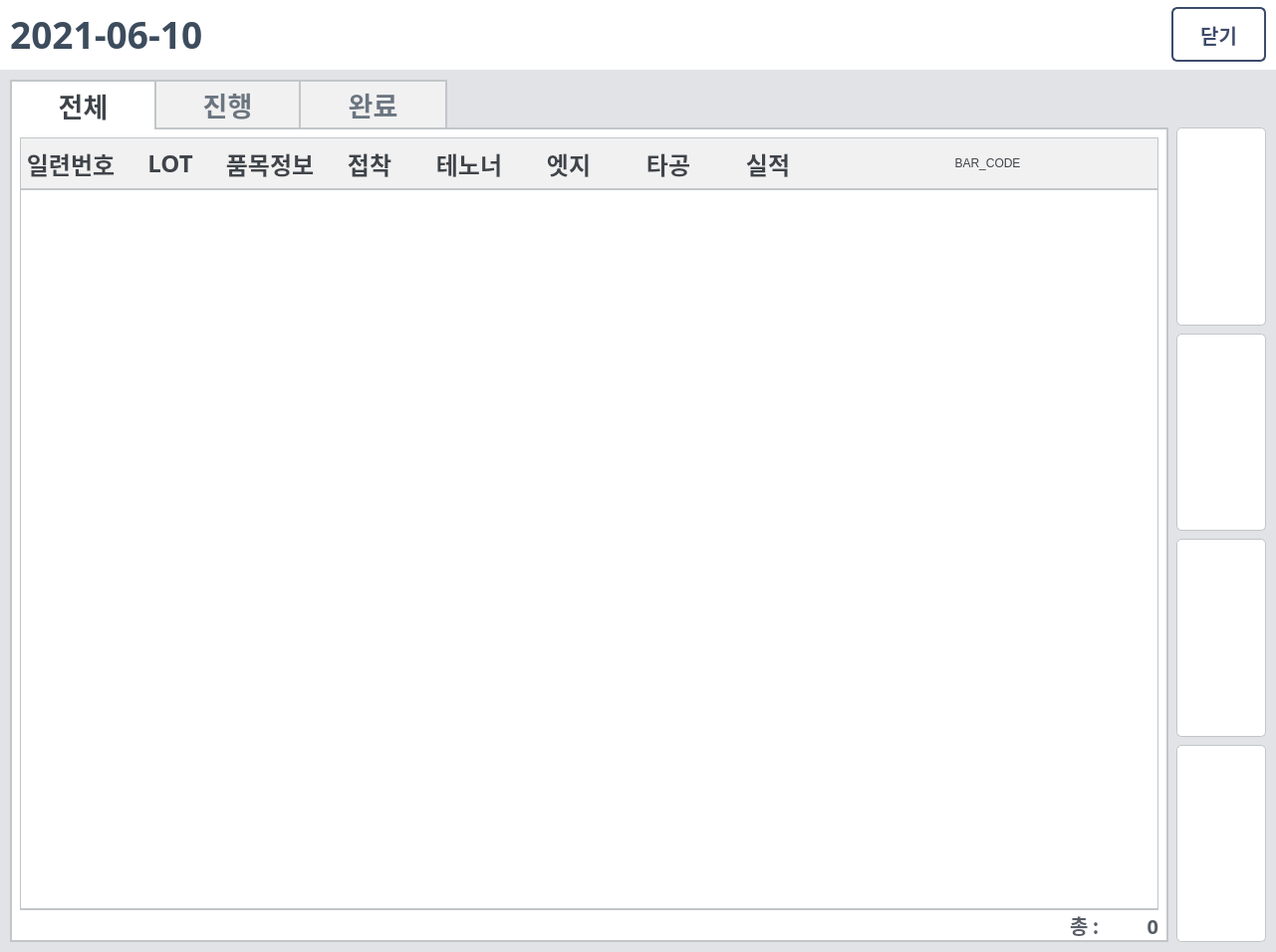
<?xml version="1.0" encoding="UTF-8"?>
<ui version="4.0">
 <class>Dialog</class>
 <widget class="QDialog" name="Dialog">
  <property name="geometry">
   <rect>
    <x>0</x>
    <y>0</y>
    <width>1281</width>
    <height>956</height>
   </rect>
  </property>
  <property name="minimumSize">
   <size>
    <width>1281</width>
    <height>956</height>
   </size>
  </property>
  <property name="font">
   <font>
    <family>맑은 고딕</family>
    <weight>75</weight>
    <bold>true</bold>
   </font>
  </property>
  <property name="windowTitle">
   <string>DAESUNG MES</string>
  </property>
  <property name="windowIcon">
   <iconset>
    <normaloff>../img/ICON.ico</normaloff>../img/ICON.ico</iconset>
  </property>
  <property name="styleSheet">
   <string notr="true">QDialog{
background-color: #E1E3E6;
}
QFrame#table_frame{
background: #ffffff;
border: 2px solid #c2c6c9;
border-top: none;
}
QPushButton#top, #prev, #next, #bottom {
border-radius: 5px;
background-color: white;
border: 1px solid #c2c6c9;
}
QPushButton#top:pressed, #prev:pressed, #next:pressed, #bottom:pressed{
background-color: #F0F0F0;
}
QLabel{
color: #3f444a;
background-color: #f0f0f0;
border: 1px solid #c2c6c9;
}

QComboBox {
color: #3f444a;
border:1px solid #c2c6c9;
border-left: none;
padding-left: 10px;
}
QComboBox::drop-down {
subcontrol-origin: padding;
subcontrol-position: top right;
width: 55px;
background-position: center;
background-repeat: no-reperat;
background-color: #dddddd;
}
QScrollBar:vertical { 
width: 55px; 
}</string>
  </property>
  <layout class="QVBoxLayout" name="verticalLayout">
   <property name="spacing">
    <number>0</number>
   </property>
   <property name="leftMargin">
    <number>0</number>
   </property>
   <property name="topMargin">
    <number>0</number>
   </property>
   <property name="rightMargin">
    <number>0</number>
   </property>
   <property name="bottomMargin">
    <number>0</number>
   </property>
   <item>
    <widget class="QFrame" name="top_frame">
     <property name="minimumSize">
      <size>
       <width>0</width>
       <height>70</height>
      </size>
     </property>
     <property name="maximumSize">
      <size>
       <width>16777215</width>
       <height>70</height>
      </size>
     </property>
     <property name="styleSheet">
      <string notr="true">background-color:white;</string>
     </property>
     <property name="frameShape">
      <enum>QFrame::NoFrame</enum>
     </property>
     <property name="frameShadow">
      <enum>QFrame::Raised</enum>
     </property>
     <layout class="QHBoxLayout" name="horizontalLayout">
      <property name="spacing">
       <number>0</number>
      </property>
      <property name="leftMargin">
       <number>0</number>
      </property>
      <property name="topMargin">
       <number>0</number>
      </property>
      <property name="rightMargin">
       <number>0</number>
      </property>
      <property name="bottomMargin">
       <number>0</number>
      </property>
      <item alignment="Qt::AlignRight">
       <widget class="QFrame" name="top_date_frame">
        <property name="maximumSize">
         <size>
          <width>1036</width>
          <height>16777215</height>
         </size>
        </property>
        <property name="layoutDirection">
         <enum>Qt::RightToLeft</enum>
        </property>
        <property name="frameShape">
         <enum>QFrame::NoFrame</enum>
        </property>
        <property name="frameShadow">
         <enum>QFrame::Raised</enum>
        </property>
        <layout class="QVBoxLayout" name="verticalLayout_3">
         <property name="spacing">
          <number>0</number>
         </property>
         <property name="leftMargin">
          <number>10</number>
         </property>
         <property name="topMargin">
          <number>0</number>
         </property>
         <property name="rightMargin">
          <number>0</number>
         </property>
         <property name="bottomMargin">
          <number>0</number>
         </property>
         <item>
          <widget class="QPushButton" name="date_btn">
           <property name="maximumSize">
            <size>
             <width>260</width>
             <height>16777215</height>
            </size>
           </property>
           <property name="font">
            <font>
             <family>맑은 고딕</family>
             <pointsize>28</pointsize>
             <weight>75</weight>
             <italic>false</italic>
             <bold>true</bold>
            </font>
           </property>
           <property name="cursor">
            <cursorShape>PointingHandCursor</cursorShape>
           </property>
           <property name="layoutDirection">
            <enum>Qt::RightToLeft</enum>
           </property>
           <property name="styleSheet">
            <string notr="true">color: #3D4C5D;
border:none;
background:none;</string>
           </property>
           <property name="text">
            <string>2021-06-10 </string>
           </property>
           <property name="icon">
            <iconset>
             <normaloff>../img/calendar_blue.png</normaloff>../img/calendar_blue.png</iconset>
           </property>
           <property name="iconSize">
            <size>
             <width>33</width>
             <height>33</height>
            </size>
           </property>
          </widget>
         </item>
        </layout>
       </widget>
      </item>
      <item alignment="Qt::AlignRight">
       <widget class="QFrame" name="top_btns_frame">
        <property name="maximumSize">
         <size>
          <width>400</width>
          <height>70</height>
         </size>
        </property>
        <property name="styleSheet">
         <string notr="true">QPushButton#exit_btn{
border: 2px solid #3D4B6C; 
color: #3D4B6C; 
border-radius: 6px;
}
QPushButton#exit_btn:pressed{
background: #f2f2f2;
}</string>
        </property>
        <property name="frameShape">
         <enum>QFrame::NoFrame</enum>
        </property>
        <property name="frameShadow">
         <enum>QFrame::Raised</enum>
        </property>
        <layout class="QHBoxLayout" name="horizontalLayout_2">
         <property name="spacing">
          <number>8</number>
         </property>
         <property name="leftMargin">
          <number>0</number>
         </property>
         <property name="topMargin">
          <number>0</number>
         </property>
         <property name="rightMargin">
          <number>10</number>
         </property>
         <property name="bottomMargin">
          <number>0</number>
         </property>
         <item>
          <widget class="QPushButton" name="exit_btn">
           <property name="minimumSize">
            <size>
             <width>95</width>
             <height>55</height>
            </size>
           </property>
           <property name="maximumSize">
            <size>
             <width>95</width>
             <height>55</height>
            </size>
           </property>
           <property name="font">
            <font>
             <family>맑은 고딕</family>
             <pointsize>15</pointsize>
             <weight>75</weight>
             <italic>false</italic>
             <bold>true</bold>
            </font>
           </property>
           <property name="cursor">
            <cursorShape>PointingHandCursor</cursorShape>
           </property>
           <property name="toolTip">
            <string>닫기</string>
           </property>
           <property name="text">
            <string>닫기</string>
           </property>
           <property name="icon">
            <iconset>
             <normaloff>../img/close_blue.png</normaloff>../img/close_blue.png</iconset>
           </property>
           <property name="iconSize">
            <size>
             <width>36</width>
             <height>36</height>
            </size>
           </property>
          </widget>
         </item>
        </layout>
       </widget>
      </item>
     </layout>
    </widget>
   </item>
   <item>
    <widget class="QFrame" name="main_frame">
     <property name="frameShape">
      <enum>QFrame::NoFrame</enum>
     </property>
     <property name="frameShadow">
      <enum>QFrame::Raised</enum>
     </property>
     <layout class="QHBoxLayout" name="horizontalLayout_3">
      <property name="spacing">
       <number>8</number>
      </property>
      <property name="leftMargin">
       <number>10</number>
      </property>
      <property name="topMargin">
       <number>10</number>
      </property>
      <property name="rightMargin">
       <number>10</number>
      </property>
      <property name="bottomMargin">
       <number>10</number>
      </property>
      <item>
       <widget class="QFrame" name="main_left_frame">
        <property name="frameShape">
         <enum>QFrame::NoFrame</enum>
        </property>
        <property name="frameShadow">
         <enum>QFrame::Raised</enum>
        </property>
        <layout class="QVBoxLayout" name="verticalLayout_2">
         <property name="spacing">
          <number>0</number>
         </property>
         <property name="leftMargin">
          <number>0</number>
         </property>
         <property name="topMargin">
          <number>0</number>
         </property>
         <property name="rightMargin">
          <number>0</number>
         </property>
         <property name="bottomMargin">
          <number>0</number>
         </property>
         <item>
          <widget class="QFrame" name="select_btns_frame">
           <property name="minimumSize">
            <size>
             <width>0</width>
             <height>50</height>
            </size>
           </property>
           <property name="maximumSize">
            <size>
             <width>16777215</width>
             <height>50</height>
            </size>
           </property>
           <property name="frameShape">
            <enum>QFrame::NoFrame</enum>
           </property>
           <property name="frameShadow">
            <enum>QFrame::Raised</enum>
           </property>
           <layout class="QHBoxLayout" name="horizontalLayout_4">
            <property name="spacing">
             <number>0</number>
            </property>
            <property name="leftMargin">
             <number>0</number>
            </property>
            <property name="topMargin">
             <number>0</number>
            </property>
            <property name="rightMargin">
             <number>0</number>
            </property>
            <property name="bottomMargin">
             <number>0</number>
            </property>
            <item alignment="Qt::AlignLeft">
             <widget class="QFrame" name="btns_frame">
              <property name="styleSheet">
               <string notr="true">QFrame#btns_frame{
border: 2px solid #c2c6c9;
border-bottom: none;
}
QPushButton{
border: none;
border-bottom: 2px solid #c2c6c9;
background:#f1f1f1;
color: #6b7580;
}
QPushButton#all_btn, #progress_btn{
border-right: 2px solid #c2c6c9;
}</string>
              </property>
              <property name="frameShape">
               <enum>QFrame::NoFrame</enum>
              </property>
              <property name="frameShadow">
               <enum>QFrame::Raised</enum>
              </property>
              <layout class="QHBoxLayout" name="horizontalLayout_5">
               <property name="spacing">
                <number>0</number>
               </property>
               <property name="leftMargin">
                <number>0</number>
               </property>
               <property name="topMargin">
                <number>0</number>
               </property>
               <property name="rightMargin">
                <number>0</number>
               </property>
               <property name="bottomMargin">
                <number>0</number>
               </property>
               <item>
                <widget class="QPushButton" name="all_btn">
                 <property name="sizePolicy">
                  <sizepolicy hsizetype="Preferred" vsizetype="Preferred">
                   <horstretch>0</horstretch>
                   <verstretch>0</verstretch>
                  </sizepolicy>
                 </property>
                 <property name="minimumSize">
                  <size>
                   <width>145</width>
                   <height>0</height>
                  </size>
                 </property>
                 <property name="maximumSize">
                  <size>
                   <width>145</width>
                   <height>16777215</height>
                  </size>
                 </property>
                 <property name="font">
                  <font>
                   <family>맑은 고딕</family>
                   <pointsize>20</pointsize>
                   <weight>75</weight>
                   <italic>false</italic>
                   <bold>true</bold>
                  </font>
                 </property>
                 <property name="cursor">
                  <cursorShape>PointingHandCursor</cursorShape>
                 </property>
                 <property name="styleSheet">
                  <string notr="true">background: #ffffff;
border-bottom: none;
color: #3f444a;</string>
                 </property>
                 <property name="text">
                  <string>전체</string>
                 </property>
                 <property name="iconSize">
                  <size>
                   <width>34</width>
                   <height>34</height>
                  </size>
                 </property>
                </widget>
               </item>
               <item>
                <widget class="QPushButton" name="progress_btn">
                 <property name="sizePolicy">
                  <sizepolicy hsizetype="Preferred" vsizetype="Preferred">
                   <horstretch>0</horstretch>
                   <verstretch>0</verstretch>
                  </sizepolicy>
                 </property>
                 <property name="minimumSize">
                  <size>
                   <width>145</width>
                   <height>0</height>
                  </size>
                 </property>
                 <property name="maximumSize">
                  <size>
                   <width>145</width>
                   <height>16777215</height>
                  </size>
                 </property>
                 <property name="font">
                  <font>
                   <family>맑은 고딕</family>
                   <pointsize>20</pointsize>
                   <weight>75</weight>
                   <italic>false</italic>
                   <bold>true</bold>
                  </font>
                 </property>
                 <property name="cursor">
                  <cursorShape>PointingHandCursor</cursorShape>
                 </property>
                 <property name="text">
                  <string>진행</string>
                 </property>
                 <property name="iconSize">
                  <size>
                   <width>34</width>
                   <height>34</height>
                  </size>
                 </property>
                </widget>
               </item>
               <item>
                <widget class="QPushButton" name="complete_btn">
                 <property name="sizePolicy">
                  <sizepolicy hsizetype="Preferred" vsizetype="Preferred">
                   <horstretch>0</horstretch>
                   <verstretch>0</verstretch>
                  </sizepolicy>
                 </property>
                 <property name="minimumSize">
                  <size>
                   <width>145</width>
                   <height>0</height>
                  </size>
                 </property>
                 <property name="maximumSize">
                  <size>
                   <width>145</width>
                   <height>16777215</height>
                  </size>
                 </property>
                 <property name="font">
                  <font>
                   <family>맑은 고딕</family>
                   <pointsize>20</pointsize>
                   <weight>75</weight>
                   <italic>false</italic>
                   <bold>true</bold>
                  </font>
                 </property>
                 <property name="cursor">
                  <cursorShape>PointingHandCursor</cursorShape>
                 </property>
                 <property name="text">
                  <string>완료</string>
                 </property>
                 <property name="iconSize">
                  <size>
                   <width>34</width>
                   <height>34</height>
                  </size>
                 </property>
                </widget>
               </item>
              </layout>
             </widget>
            </item>
            <item>
             <widget class="QFrame" name="btns_ect_frame">
              <property name="sizePolicy">
               <sizepolicy hsizetype="Expanding" vsizetype="Preferred">
                <horstretch>0</horstretch>
                <verstretch>0</verstretch>
               </sizepolicy>
              </property>
              <property name="styleSheet">
               <string notr="true">QFrame{
border: 2px solid #c2c6c9;
border-left: none;
border-top: none;
border-right: none;
}</string>
              </property>
              <property name="frameShape">
               <enum>QFrame::StyledPanel</enum>
              </property>
              <property name="frameShadow">
               <enum>QFrame::Raised</enum>
              </property>
             </widget>
            </item>
           </layout>
          </widget>
         </item>
         <item>
          <widget class="QFrame" name="table_frame">
           <property name="frameShape">
            <enum>QFrame::NoFrame</enum>
           </property>
           <property name="frameShadow">
            <enum>QFrame::Raised</enum>
           </property>
           <layout class="QVBoxLayout" name="verticalLayout_4">
            <property name="spacing">
             <number>0</number>
            </property>
            <property name="leftMargin">
             <number>8</number>
            </property>
            <property name="topMargin">
             <number>8</number>
            </property>
            <property name="rightMargin">
             <number>8</number>
            </property>
            <property name="bottomMargin">
             <number>0</number>
            </property>
            <item>
             <widget class="QTableWidget" name="tableWidget">
              <property name="maximumSize">
               <size>
                <width>16777215</width>
                <height>16777215</height>
               </size>
              </property>
              <property name="font">
               <font>
                <family>맑은 고딕</family>
                <pointsize>21</pointsize>
                <weight>75</weight>
                <bold>true</bold>
               </font>
              </property>
              <property name="layoutDirection">
               <enum>Qt::LeftToRight</enum>
              </property>
              <property name="autoFillBackground">
               <bool>false</bool>
              </property>
              <property name="styleSheet">
               <string notr="true">QTableWidget{
border: 1px solid #c2c6c9;
border-bottom: 2px solid #c2c6c9;
gridline-color: #dddddd;
color:#6e7075;
selection-background-color: #E3F1ED;
selection-color: #313d39;
outline: 0;
}
QHeaderView::section{
height: 50px; 
background:#f1f1f1;
border-width: 0px 0px 2px 0px;
border-style: solid;
border-color: #c2c6c9;
color:#3f444a;
}</string>
              </property>
              <property name="frameShape">
               <enum>QFrame::StyledPanel</enum>
              </property>
              <property name="verticalScrollBarPolicy">
               <enum>Qt::ScrollBarAsNeeded</enum>
              </property>
              <property name="horizontalScrollBarPolicy">
               <enum>Qt::ScrollBarAlwaysOff</enum>
              </property>
              <property name="sizeAdjustPolicy">
               <enum>QAbstractScrollArea::AdjustIgnored</enum>
              </property>
              <property name="autoScroll">
               <bool>true</bool>
              </property>
              <property name="autoScrollMargin">
               <number>26</number>
              </property>
              <property name="editTriggers">
               <set>QAbstractItemView::NoEditTriggers</set>
              </property>
              <property name="selectionMode">
               <enum>QAbstractItemView::SingleSelection</enum>
              </property>
              <property name="selectionBehavior">
               <enum>QAbstractItemView::SelectRows</enum>
              </property>
              <property name="verticalScrollMode">
               <enum>QAbstractItemView::ScrollPerItem</enum>
              </property>
              <property name="showGrid">
               <bool>true</bool>
              </property>
              <property name="sortingEnabled">
               <bool>false</bool>
              </property>
              <property name="rowCount">
               <number>0</number>
              </property>
              <property name="columnCount">
               <number>9</number>
              </property>
              <attribute name="horizontalHeaderVisible">
               <bool>true</bool>
              </attribute>
              <attribute name="horizontalHeaderStretchLastSection">
               <bool>true</bool>
              </attribute>
              <attribute name="verticalHeaderVisible">
               <bool>false</bool>
              </attribute>
              <attribute name="verticalHeaderCascadingSectionResizes">
               <bool>false</bool>
              </attribute>
              <attribute name="verticalHeaderMinimumSectionSize">
               <number>0</number>
              </attribute>
              <attribute name="verticalHeaderDefaultSectionSize">
               <number>0</number>
              </attribute>
              <attribute name="verticalHeaderShowSortIndicator" stdset="0">
               <bool>false</bool>
              </attribute>
              <attribute name="verticalHeaderStretchLastSection">
               <bool>false</bool>
              </attribute>
              <column>
               <property name="text">
                <string>일련번호</string>
               </property>
               <property name="font">
                <font>
                 <family>맑은 고딕</family>
                 <pointsize>18</pointsize>
                 <weight>75</weight>
                 <bold>true</bold>
                </font>
               </property>
              </column>
              <column>
               <property name="text">
                <string>LOT</string>
               </property>
               <property name="font">
                <font>
                 <family>맑은 고딕</family>
                 <pointsize>18</pointsize>
                 <weight>75</weight>
                 <bold>true</bold>
                </font>
               </property>
              </column>
              <column>
               <property name="text">
                <string>품목정보</string>
               </property>
               <property name="font">
                <font>
                 <family>맑은 고딕</family>
                 <pointsize>18</pointsize>
                 <weight>75</weight>
                 <bold>true</bold>
                </font>
               </property>
              </column>
              <column>
               <property name="text">
                <string>접착</string>
               </property>
               <property name="font">
                <font>
                 <family>맑은 고딕</family>
                 <pointsize>18</pointsize>
                 <weight>75</weight>
                 <bold>true</bold>
                </font>
               </property>
              </column>
              <column>
               <property name="text">
                <string>테노너</string>
               </property>
               <property name="font">
                <font>
                 <family>맑은 고딕</family>
                 <pointsize>18</pointsize>
                 <weight>75</weight>
                 <bold>true</bold>
                </font>
               </property>
              </column>
              <column>
               <property name="text">
                <string>엣지</string>
               </property>
               <property name="font">
                <font>
                 <family>맑은 고딕</family>
                 <pointsize>18</pointsize>
                 <weight>75</weight>
                 <bold>true</bold>
                </font>
               </property>
              </column>
              <column>
               <property name="text">
                <string>타공</string>
               </property>
               <property name="font">
                <font>
                 <family>맑은 고딕</family>
                 <pointsize>18</pointsize>
                 <weight>75</weight>
                 <bold>true</bold>
                </font>
               </property>
              </column>
              <column>
               <property name="text">
                <string>실적</string>
               </property>
               <property name="font">
                <font>
                 <family>맑은 고딕</family>
                 <pointsize>18</pointsize>
                 <weight>75</weight>
                 <bold>true</bold>
                </font>
               </property>
              </column>
              <column>
               <property name="text">
                <string>BAR_CODE</string>
               </property>
              </column>
             </widget>
            </item>
            <item alignment="Qt::AlignRight">
             <widget class="QFrame" name="qty_frame">
              <property name="frameShape">
               <enum>QFrame::NoFrame</enum>
              </property>
              <property name="frameShadow">
               <enum>QFrame::Raised</enum>
              </property>
              <layout class="QHBoxLayout" name="horizontalLayout_6">
               <property name="spacing">
                <number>0</number>
               </property>
               <property name="leftMargin">
                <number>0</number>
               </property>
               <property name="topMargin">
                <number>0</number>
               </property>
               <property name="rightMargin">
                <number>0</number>
               </property>
               <property name="bottomMargin">
                <number>0</number>
               </property>
               <item>
                <widget class="QLabel" name="title_label">
                 <property name="font">
                  <font>
                   <family>맑은 고딕</family>
                   <pointsize>15</pointsize>
                   <weight>75</weight>
                   <italic>false</italic>
                   <bold>true</bold>
                  </font>
                 </property>
                 <property name="styleSheet">
                  <string notr="true">color: #575e66;
background: none;
border: none;</string>
                 </property>
                 <property name="text">
                  <string>총 : </string>
                 </property>
                 <property name="alignment">
                  <set>Qt::AlignBottom|Qt::AlignRight|Qt::AlignTrailing</set>
                 </property>
                </widget>
               </item>
               <item>
                <widget class="QLabel" name="qty_label">
                 <property name="minimumSize">
                  <size>
                   <width>55</width>
                   <height>0</height>
                  </size>
                 </property>
                 <property name="font">
                  <font>
                   <family>맑은 고딕</family>
                   <pointsize>15</pointsize>
                   <weight>75</weight>
                   <italic>false</italic>
                   <bold>true</bold>
                  </font>
                 </property>
                 <property name="styleSheet">
                  <string notr="true">color: #575e66;
background: none;
border: none;</string>
                 </property>
                 <property name="text">
                  <string>0</string>
                 </property>
                 <property name="alignment">
                  <set>Qt::AlignBottom|Qt::AlignRight|Qt::AlignTrailing</set>
                 </property>
                </widget>
               </item>
              </layout>
             </widget>
            </item>
           </layout>
          </widget>
         </item>
        </layout>
       </widget>
      </item>
      <item>
       <widget class="QFrame" name="main_right_frame">
        <property name="minimumSize">
         <size>
          <width>90</width>
          <height>0</height>
         </size>
        </property>
        <property name="maximumSize">
         <size>
          <width>90</width>
          <height>16777215</height>
         </size>
        </property>
        <property name="frameShape">
         <enum>QFrame::NoFrame</enum>
        </property>
        <property name="frameShadow">
         <enum>QFrame::Raised</enum>
        </property>
        <layout class="QVBoxLayout" name="verticalLayout_5">
         <property name="spacing">
          <number>0</number>
         </property>
         <property name="leftMargin">
          <number>0</number>
         </property>
         <property name="topMargin">
          <number>0</number>
         </property>
         <property name="rightMargin">
          <number>0</number>
         </property>
         <property name="bottomMargin">
          <number>0</number>
         </property>
         <item>
          <widget class="QFrame" name="arrow_ect_frame">
           <property name="minimumSize">
            <size>
             <width>0</width>
             <height>48</height>
            </size>
           </property>
           <property name="frameShape">
            <enum>QFrame::NoFrame</enum>
           </property>
           <property name="frameShadow">
            <enum>QFrame::Raised</enum>
           </property>
           <layout class="QVBoxLayout" name="verticalLayout_6">
            <property name="spacing">
             <number>0</number>
            </property>
            <property name="leftMargin">
             <number>0</number>
            </property>
            <property name="topMargin">
             <number>0</number>
            </property>
            <property name="rightMargin">
             <number>0</number>
            </property>
            <property name="bottomMargin">
             <number>0</number>
            </property>
           </layout>
          </widget>
         </item>
         <item>
          <widget class="QFrame" name="arrow_frame">
           <property name="frameShape">
            <enum>QFrame::NoFrame</enum>
           </property>
           <property name="frameShadow">
            <enum>QFrame::Raised</enum>
           </property>
           <layout class="QVBoxLayout" name="verticalLayout_7">
            <property name="spacing">
             <number>8</number>
            </property>
            <property name="leftMargin">
             <number>0</number>
            </property>
            <property name="topMargin">
             <number>0</number>
            </property>
            <property name="rightMargin">
             <number>0</number>
            </property>
            <property name="bottomMargin">
             <number>0</number>
            </property>
            <item>
             <widget class="QPushButton" name="top">
              <property name="sizePolicy">
               <sizepolicy hsizetype="Expanding" vsizetype="Expanding">
                <horstretch>0</horstretch>
                <verstretch>0</verstretch>
               </sizepolicy>
              </property>
              <property name="font">
               <font>
                <family>맑은 고딕</family>
                <weight>75</weight>
                <italic>false</italic>
                <bold>true</bold>
               </font>
              </property>
              <property name="cursor">
               <cursorShape>PointingHandCursor</cursorShape>
              </property>
              <property name="text">
               <string/>
              </property>
              <property name="icon">
               <iconset>
                <normaloff>../img/top_blue.png</normaloff>../img/top_blue.png</iconset>
              </property>
              <property name="iconSize">
               <size>
                <width>45</width>
                <height>45</height>
               </size>
              </property>
             </widget>
            </item>
            <item>
             <widget class="QPushButton" name="prev">
              <property name="sizePolicy">
               <sizepolicy hsizetype="Expanding" vsizetype="Expanding">
                <horstretch>0</horstretch>
                <verstretch>0</verstretch>
               </sizepolicy>
              </property>
              <property name="font">
               <font>
                <family>맑은 고딕</family>
                <pointsize>9</pointsize>
                <weight>50</weight>
                <italic>false</italic>
                <bold>false</bold>
               </font>
              </property>
              <property name="cursor">
               <cursorShape>PointingHandCursor</cursorShape>
              </property>
              <property name="text">
               <string/>
              </property>
              <property name="icon">
               <iconset>
                <normaloff>../img/prev_blue.png</normaloff>../img/prev_blue.png</iconset>
              </property>
              <property name="iconSize">
               <size>
                <width>42</width>
                <height>42</height>
               </size>
              </property>
             </widget>
            </item>
            <item>
             <widget class="QPushButton" name="next">
              <property name="sizePolicy">
               <sizepolicy hsizetype="Expanding" vsizetype="Expanding">
                <horstretch>0</horstretch>
                <verstretch>0</verstretch>
               </sizepolicy>
              </property>
              <property name="font">
               <font>
                <family>맑은 고딕</family>
                <weight>75</weight>
                <italic>false</italic>
                <bold>true</bold>
               </font>
              </property>
              <property name="cursor">
               <cursorShape>PointingHandCursor</cursorShape>
              </property>
              <property name="text">
               <string/>
              </property>
              <property name="icon">
               <iconset>
                <normaloff>../img/next_blue.png</normaloff>../img/next_blue.png</iconset>
              </property>
              <property name="iconSize">
               <size>
                <width>42</width>
                <height>42</height>
               </size>
              </property>
             </widget>
            </item>
            <item>
             <widget class="QPushButton" name="bottom">
              <property name="sizePolicy">
               <sizepolicy hsizetype="Expanding" vsizetype="Expanding">
                <horstretch>0</horstretch>
                <verstretch>0</verstretch>
               </sizepolicy>
              </property>
              <property name="font">
               <font>
                <family>맑은 고딕</family>
                <weight>75</weight>
                <italic>false</italic>
                <bold>true</bold>
               </font>
              </property>
              <property name="cursor">
               <cursorShape>PointingHandCursor</cursorShape>
              </property>
              <property name="text">
               <string/>
              </property>
              <property name="icon">
               <iconset>
                <normaloff>../img/bottom_blue.png</normaloff>../img/bottom_blue.png</iconset>
              </property>
              <property name="iconSize">
               <size>
                <width>45</width>
                <height>45</height>
               </size>
              </property>
             </widget>
            </item>
           </layout>
          </widget>
         </item>
        </layout>
       </widget>
      </item>
     </layout>
    </widget>
   </item>
  </layout>
 </widget>
 <resources/>
 <connections/>
</ui>
